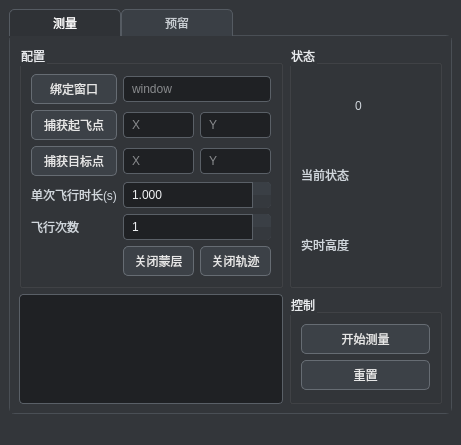
<?xml version="1.0" encoding="UTF-8"?>
<ui version="4.0">
 <class>MainWindow</class>
 <widget class="QMainWindow" name="MainWindow">
  <property name="geometry">
   <rect>
    <x>0</x>
    <y>0</y>
    <width>459</width>
    <height>434</height>
   </rect>
  </property>
  <property name="windowTitle">
   <string>PetHunter</string>
  </property>
  <property name="styleSheet">
   <string notr="true">            QMainWindow {
                background-color: #2b2d30;
            }

            QWidget {
                background-color: #33363a;
                color: #e8eaed;                 /* 主文字 */
                font-family: &quot;Microsoft YaHei&quot;;
                font-size: 9pt;
            }

            /* ================= Tab ================= */
            QTabWidget::pane {
                border: 1px solid #4a4f55;
                background-color: #2f3236;
                border-radius: 6px;
                top: -1px;
            }

            QTabBar::tab {
                background-color: #3a3f45;
                border: 1px solid #555b62;
                border-bottom: none;
                padding: 6px 12px;
                min-width: 86px;
                color: #c7ccd1;                 /* 次文字 */
                border-top-left-radius: 5px;
                border-top-right-radius: 5px;
            }

            QTabBar::tab:selected {
                background-color: #2f3236;
                color: #ffffff;
            }

            /* ================= Label ================= */
            QLabel {
                background-color: transparent;
                color: #d0d6dc;                 /* 提升对比 */
            }

            /* ================= 输入控件 ================= */
            QLineEdit, QSpinBox, QDoubleSpinBox, QTextEdit {
                background-color: #1f2124;      /* 更深背景 */
                border: 1px solid #5a6067;
                border-radius: 4px;
                color: #f2f4f6;                 /* 提亮文字 */
                selection-background-color: #4c78a8;
                selection-color: #ffffff;
            }

            QLineEdit {
                padding: 4px 6px;
            }

            QSpinBox, QDoubleSpinBox {
                padding: 4px 24px 4px 6px;
            }

            QSpinBox::up-button, QDoubleSpinBox::up-button {
                subcontrol-origin: border;
                subcontrol-position: top right;
                width: 18px;
                background-color: #3a3f45;
                border-left: 1px solid #5a6067;
                border-top-right-radius: 4px;
            }

            QSpinBox::down-button, QDoubleSpinBox::down-button {
                subcontrol-origin: border;
                subcontrol-position: bottom right;
                width: 18px;
                background-color: #35393e;
                border-left: 1px solid #5a6067;
                border-bottom-right-radius: 4px;
            }

            QSpinBox::up-button:hover, QDoubleSpinBox::up-button:hover,
            QSpinBox::down-button:hover, QDoubleSpinBox::down-button:hover {
                background-color: #4a5056;
            }

            /* ================= 按钮 ================= */
            QPushButton {
                background-color: #3c4147;
                color: #e6e6e6;
                border: 1px solid #666c73;
                border-radius: 5px;
                padding: 5px 10px;
            }

            QPushButton:hover {
                background-color: #4a5056;
            }

            QPushButton:pressed {
                background-color: #2f3338;
            }

            QPushButton:disabled {
                background-color: #3a3f45;
                color: #8b9198;
            }

            /* ================= 文本框 ================= */
            QTextEdit {
                padding: 6px;
            }

            /* ================= 滚动条 ================= */
            QScrollBar:vertical {
                background: #2a2d31;
                width: 10px;
                margin: 0px;
            }

            QScrollBar::handle:vertical {
                background: #5c636a;
                border-radius: 5px;
                min-height: 24px;
            }

            QScrollBar::handle:vertical:hover {
                background: #7a828a;
            }

            QScrollBar::add-line:vertical,
            QScrollBar::sub-line:vertical {
                height: 0px;
            }</string>
  </property>
  <widget class="QWidget" name="centralwidget">
   <layout class="QVBoxLayout">
    <item>
     <widget class="QTabWidget" name="tabWidget">
      <property name="currentIndex">
       <number>0</number>
      </property>
      <widget class="QWidget" name="tab">
       <attribute name="title">
        <string>测量</string>
       </attribute>
       <layout class="QGridLayout" name="gridLayout">
        <item row="1" column="0">
         <widget class="QGroupBox" name="gb_config">
          <property name="title">
           <string>配置</string>
          </property>
          <layout class="QVBoxLayout" name="verticalLayout">
           <item>
            <layout class="QGridLayout" name="gl_config">
             <item row="3" column="1" colspan="2">
              <widget class="QDoubleSpinBox" name="dsp_fly_duration">
               <property name="decimals">
                <number>3</number>
               </property>
               <property name="maximum">
                <double>1000000.000000000000000</double>
               </property>
               <property name="singleStep">
                <double>0.100000000000000</double>
               </property>
               <property name="value">
                <double>1.000000000000000</double>
               </property>
              </widget>
             </item>
             <item row="4" column="1" colspan="2">
              <widget class="QSpinBox" name="sp_fly_times">
               <property name="maximum">
                <number>1000000</number>
               </property>
               <property name="value">
                <number>1</number>
               </property>
              </widget>
             </item>
             <item row="3" column="0">
              <widget class="QLabel" name="lbl_fly_duration_caption">
               <property name="text">
                <string>单次飞行时长(s)</string>
               </property>
              </widget>
             </item>
             <item row="0" column="0">
              <widget class="QPushButton" name="btn_bind_game">
               <property name="text">
                <string>绑定窗口</string>
               </property>
              </widget>
             </item>
             <item row="1" column="2">
              <widget class="QLineEdit" name="le_start_click_y">
               <property name="placeholderText">
                <string>Y</string>
               </property>
              </widget>
             </item>
             <item row="4" column="0">
              <widget class="QLabel" name="lbl_fly_times_caption">
               <property name="text">
                <string>飞行次数</string>
               </property>
              </widget>
             </item>
             <item row="1" column="0">
              <widget class="QPushButton" name="btn_capture_start_click">
               <property name="text">
                <string>捕获起飞点</string>
               </property>
              </widget>
             </item>
             <item row="1" column="1">
              <widget class="QLineEdit" name="le_start_click_x">
               <property name="placeholderText">
                <string>X</string>
               </property>
              </widget>
             </item>
             <item row="2" column="2">
              <widget class="QLineEdit" name="le_action_click_y">
               <property name="text">
                <string/>
               </property>
               <property name="placeholderText">
                <string>Y</string>
               </property>
              </widget>
             </item>
             <item row="2" column="0">
              <widget class="QPushButton" name="btn_capture_action_click">
               <property name="text">
                <string>捕获目标点</string>
               </property>
              </widget>
             </item>
             <item row="2" column="1">
              <widget class="QLineEdit" name="le_action_click_x">
               <property name="text">
                <string/>
               </property>
               <property name="placeholderText">
                <string>X</string>
               </property>
              </widget>
             </item>
             <item row="0" column="1" colspan="2">
              <widget class="QLineEdit" name="le_window_name">
               <property name="text">
                <string/>
               </property>
               <property name="placeholderText">
                <string>window</string>
               </property>
              </widget>
             </item>
             <item row="5" column="2">
              <widget class="QPushButton" name="btn_trace_toggle">
               <property name="text">
                <string>关闭轨迹</string>
               </property>
              </widget>
             </item>
             <item row="5" column="1">
              <widget class="QPushButton" name="btn_mask_toggle">
               <property name="text">
                <string>关闭蒙层</string>
               </property>
              </widget>
             </item>
            </layout>
           </item>
          </layout>
         </widget>
        </item>
        <item row="3" column="0">
         <widget class="QTextEdit" name="te_log"/>
        </item>
        <item row="1" column="1">
         <widget class="QGroupBox" name="gb_status">
          <property name="title">
           <string>状态</string>
          </property>
          <layout class="QVBoxLayout" name="verticalLayout_2">
           <item>
            <layout class="QGridLayout" name="glstatus">
             <item row="1" column="1">
              <widget class="QLabel" name="lbl_status">
               <property name="minimumSize">
                <size>
                 <width>75</width>
                 <height>0</height>
                </size>
               </property>
               <property name="text">
                <string/>
               </property>
              </widget>
             </item>
             <item row="1" column="0">
              <widget class="QLabel" name="lbl_status_caption">
               <property name="text">
                <string>当前状态</string>
               </property>
              </widget>
             </item>
             <item row="2" column="0">
              <widget class="QLabel" name="lbl_height_caption">
               <property name="text">
                <string>实时高度</string>
               </property>
              </widget>
             </item>
             <item row="2" column="1">
              <widget class="QLabel" name="lbl_height">
               <property name="text">
                <string/>
               </property>
              </widget>
             </item>
             <item row="0" column="1">
              <widget class="QLabel" name="lbl_timer">
               <property name="text">
                <string>0</string>
               </property>
              </widget>
             </item>
            </layout>
           </item>
          </layout>
         </widget>
        </item>
        <item row="3" column="1">
         <widget class="QGroupBox" name="gb_control">
          <property name="title">
           <string>控制</string>
          </property>
          <layout class="QVBoxLayout" name="verticalLayout_3">
           <item>
            <layout class="QGridLayout" name="gl_control">
             <item row="0" column="0">
              <widget class="QPushButton" name="btn_action">
               <property name="text">
                <string>开始测量</string>
               </property>
              </widget>
             </item>
             <item row="1" column="0">
              <widget class="QPushButton" name="btn_reset">
               <property name="text">
                <string>重置</string>
               </property>
              </widget>
             </item>
            </layout>
           </item>
          </layout>
         </widget>
        </item>
       </layout>
      </widget>
      <widget class="QWidget" name="tab_2">
       <attribute name="title">
        <string>预留</string>
       </attribute>
      </widget>
     </widget>
    </item>
   </layout>
  </widget>
  <widget class="QStatusBar" name="statusbar"/>
 </widget>
 <resources/>
 <connections/>
</ui>
